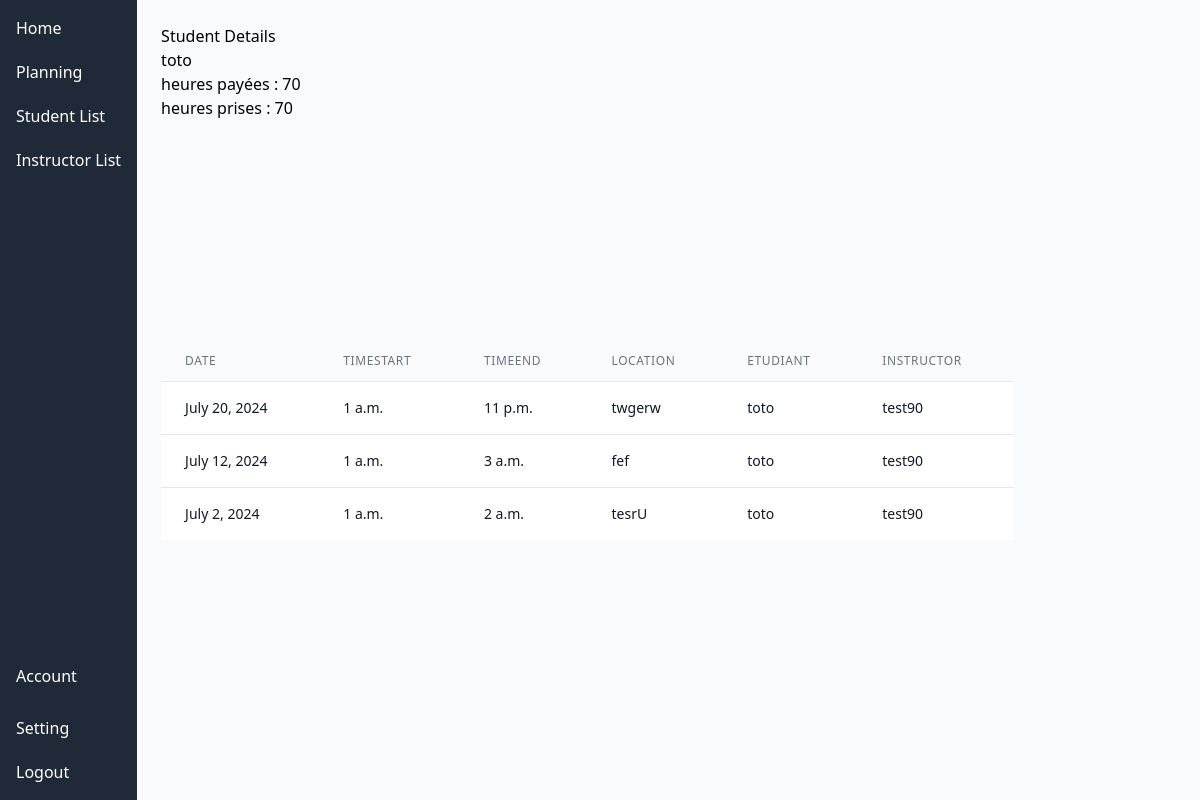
The app's page /student/10/ (signed in) with its own data.
### authapp/models.py (models this page shows)
class CustomUser(AbstractUser):
    ROLES_CHOICES = [
        ('student', 'Student'),
        ('instructor', 'Instructor'),
		('secretary', 'Secretary'),
        ('admin', 'Admin'),
    ]
    roles = models.CharField(max_length=50, choices=ROLES_CHOICES, null=True, blank=True)
    hours_paid = models.IntegerField(default=0)
    hours_taken = models.IntegerField(default=0)

### planning/models.py (models this page shows, shortened)
class Appointment(models.Model):
	student = models.ForeignKey(settings.AUTH_USER_MODEL, on_delete=models.CASCADE, related_name='student_appointments')
	instructor = models.ForeignKey(settings.AUTH_USER_MODEL, on_delete=models.CASCADE, related_name='instructor_appointments')
	date = models.DateField()
	timeStart = models.TimeField(null=True)
	timeEnd = models.TimeField(null=True)
	location = models.CharField(max_length=255)

### main/views.py (the view)
# urls.py: path('student/<int:student_id>/', views.student_details, name='student_details'),
@login_required
def student_details(request, student_id):
    user = get_object_or_404(CustomUser, id=student_id)
    if user.roles == 'student':
        appointments = Appointment.objects.filter(student=user)
    else:
        appointments = Appointment.objects.filter(instructor=user)
    return render(request, 'student_details.html', {'student': user, 'appointments': appointments})

### main/templates/student_details.html (shortened to what this page needs)
{% extends 'base_generic.html' %}
{% block content %}
<h1>Student Details</h1>
<p>{{ student.username }}</p>
<p> heures payées : {{student.hours_paid}}</p>
<p> heures prises : {{student.hours_taken}}</p>
{% if request.user.roles == 'secretary' or request.user.roles == 'admin' %}
<div class="flex items-center justify-center bg-gray-50" style="height: 80vh;display: flex;align-items: center;justify-content: center;">
    <div class="max-w-4xl w-full space-y-8">
        <div>
            {% if appointments %}
                <table class="min-w-full divide-y divide-gray-200">
                    <thead class="bg-gray-50">
                        <tr>
                            <th scope="col" class="px-6 py-3 text-left text-xs font-medium text-gray-500 uppercase tracking-wider">
                                Date
                            </th>
                            <th scope="col" class="px-6 py-3 text-left text-xs font-medium text-gray-500 uppercase tracking-wider">
                                TimeStart
                            </th>
							<th scope="col" class="px-6 py-3 text-left text-xs font-medium text-gray-500 uppercase tracking-wider">
                                TimeEnd
                            </th>
                            <th scope="col" class="px-6 py-3 text-left text-xs font-medium text-gray-500 uppercase tracking-wider">
                                Location
                            </th>
                            <th scope="col" class="px-6 py-3 text-left text-xs font-medium text-gray-500 uppercase tracking-wider">
                                Etudiant
                            </th>
							<th scope="col" class="px-6 py-3 text-left text-xs font-medium text-gray-500 uppercase tracking-wider">
								Instructor
							</th>
                        </tr>
                    </thead>
                    <tbody class="bg-white divide-y divide-gray-200">
                        {% for appointment in appointments %}
                            <tr>
                                <td class="px-6 py-4 whitespace-nowrap text-sm text-gray-900">
                                    {{ appointment.date }}
                                </td>
                                <td class="px-6 py-4 whitespace-nowrap text-sm text-gray-900">
                                    {{ appointment.timeStart }}
                                </td>
								<td class="px-6 py-4 whitespace-nowrap text-sm text-gray-900">
                                    {{ appointment.timeEnd }}
                                </td>
                                <td class="px-6 py-4 whitespace-nowrap text-sm text-gray-900">
                                    {{ appointment.location }}
                                </td>
                                <td class="px-6 py-4 whitespace-nowrap text-sm text-gray-900">
                                    {{ appointment.student.username }}
                                </td>
								<td class="px-6 py-4 whitespace-nowrap text-sm text-gray-900">
                                    {{ appointment.instructor.username }}
                                </td>
                            </tr>
                        {% endfor %}
                    </tbody>
                </table>
            {% else %}
                <p class="text-center text-gray-500">You have no appointments schffeduled.</p>
            {% endif %}
        </div>
    </div>
</div>
{% endif %}
{% endblock %}

### records on screen
CustomUser: username "toto", hours_paid "70", hours_taken "70"
Appointment: date "July 20, 2024", timeStart "1 a.m.", timeEnd "11 p.m.", location "twgerw", student.username "toto", instructor.username "test90"
Appointment: date "July 12, 2024", timeStart "1 a.m.", timeEnd "3 a.m.", location "fef", student.username "toto", instructor.username "test90"
Appointment: date "July 2, 2024", timeStart "1 a.m.", timeEnd "2 a.m.", location "tesrU", student.username "toto", instructor.username "test90"
